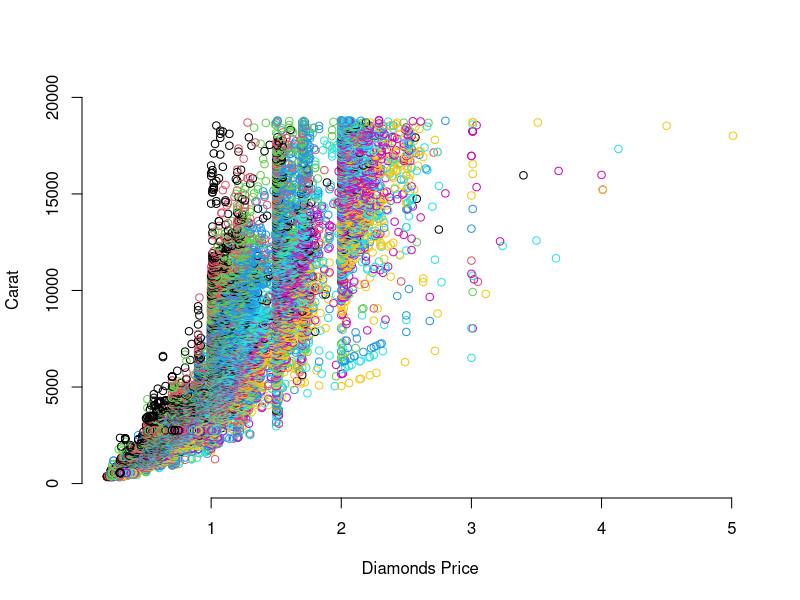

The R source for this figure:
## ---- chunk 1
knitr::opts_chunk$set(echo = FALSE)
## ---- chunk 2
library(ggplot2)
summary(diamonds)
## ---- chunk 3
plot(diamonds$carat, diamonds$price, xlab = "Diamonds Price", ylab = "Carat", bty = "n",col=as.factor(diamonds$color),ylim = c(50, 20000))
